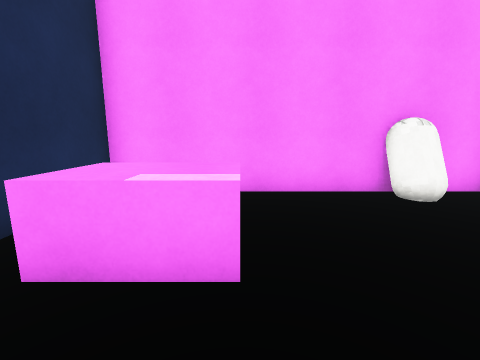
view 1 (above)

18 first-person views from a walk through a 3-D level made in the Unity game engine. The camera is 1.3 m above the floor, tilts 10° down and sees 90° across. The floor is counted in squares, 1 m on a side. Each view is taken from the middle of a square. On the plan, view 1 faces up. The plan holds only what a view shows up to about 12 squares ahead; the rest is blank. The place goes on beyond the plan. The player character is not drawn. Surface patterns are stand-ins for the level's own textures.

view 2
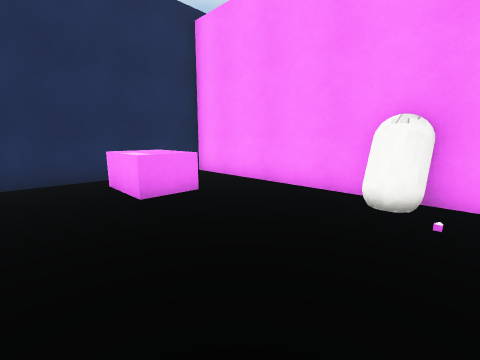

view 3
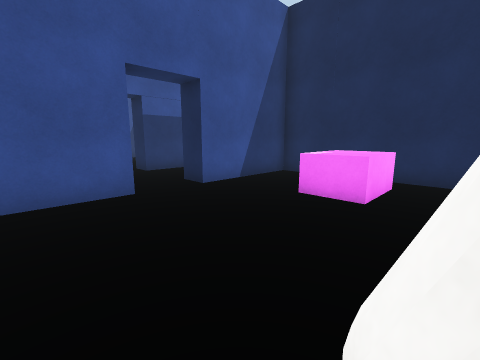

view 4
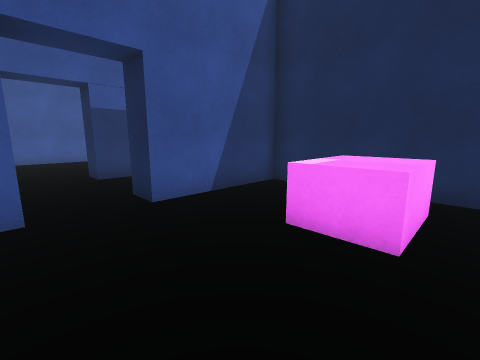

view 5
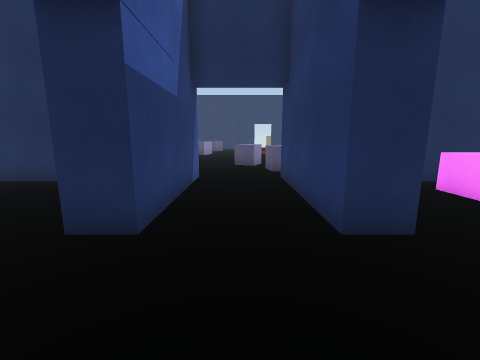

view 6
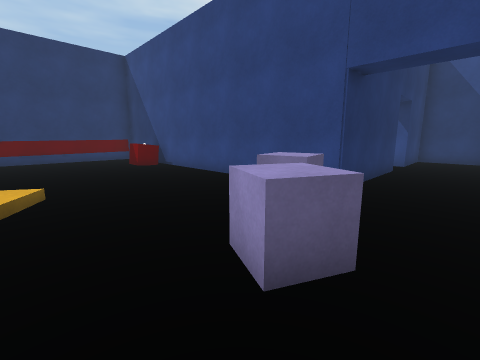

view 7
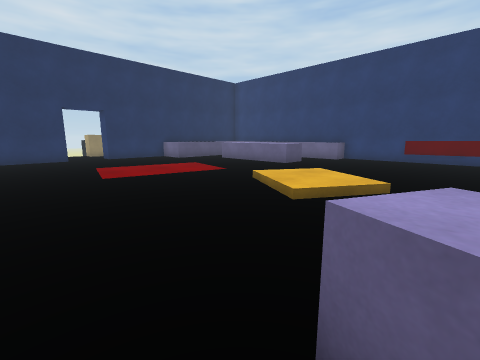

view 8
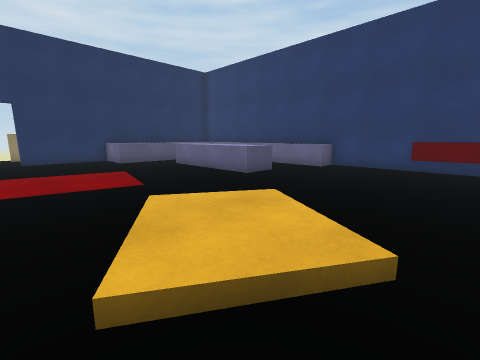

view 9
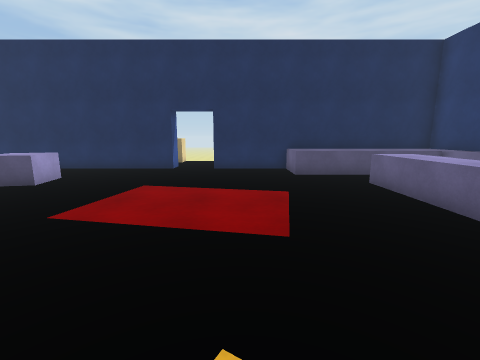

view 10
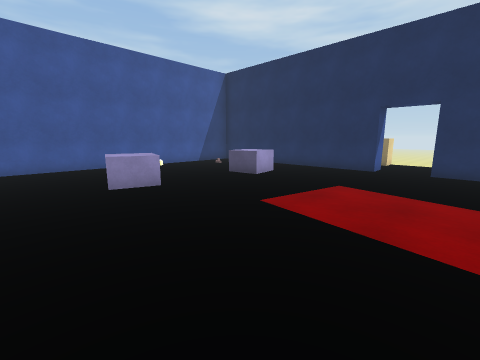

view 11
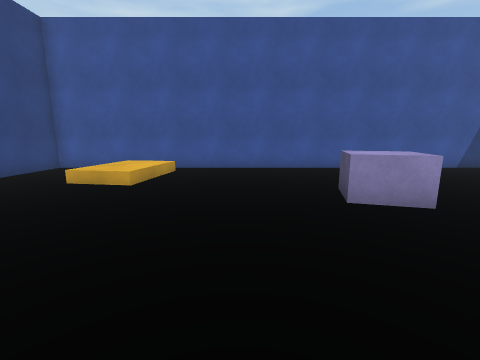

view 12
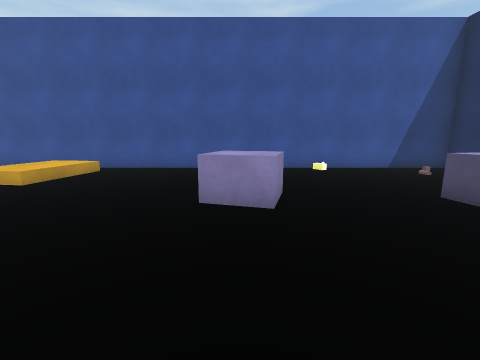

view 13
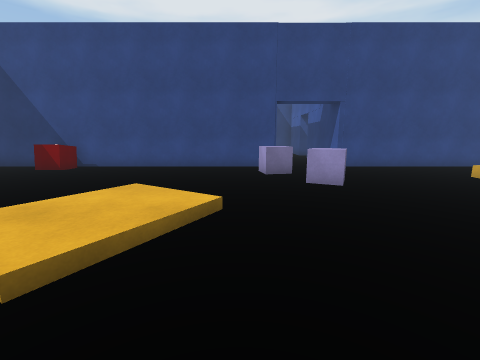

view 14
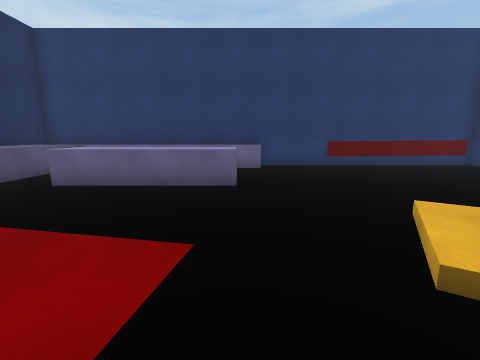

view 15
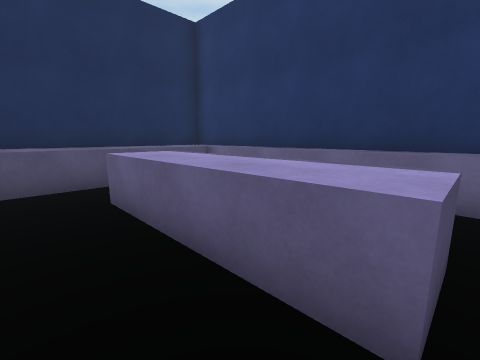

view 16
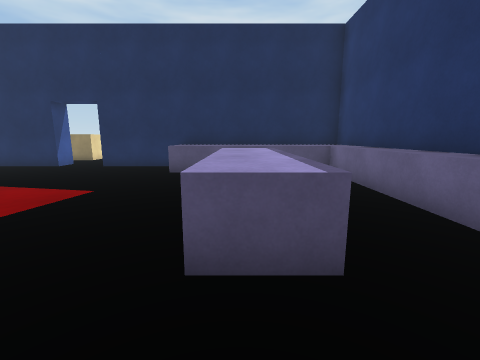

view 17
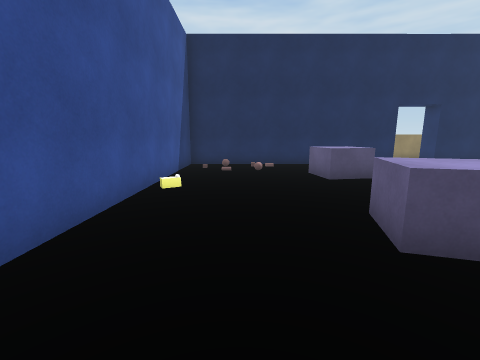

view 18
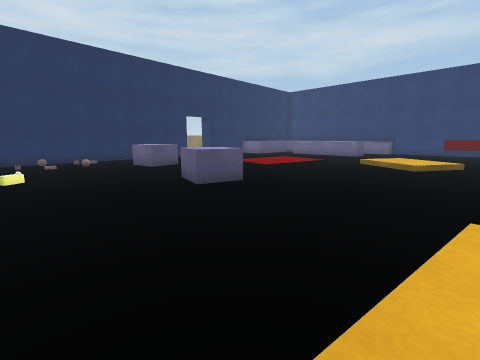

### Floor plan
Key: @ floor where view 1 was taken; # wall or solid block; . main floor; : floor 0.25 m higher than the main floor; + floor 0.5 m higher than the main floor; / step, stairs or slope; = window, fence, low wall or low ledge; ^ raised ledge; C capsule; B bed; O other object.
Columns run from 26 left of view 1 to 5 right of it. Each row starts with its distance up from view 1.
 12            ############
 11   ##^^^^^^^^^..######.#
 10   #^^ ................#
  9   #^^   ..............#
  8   #^^.^^^^^^.........^#
  7   #^^.^^^^^^.........^#
  6   #^^.................##########
  5   #^^.................##......C.
  4   #.........../.......##........
  3   #...........  /.....##BBB
  2   #........../: /.....##BBB
  1  ##.........../:/.....##....
  0 ......................##..@.....
 -1 .##.................^.#####..###
 -2   #...............^.^=..........
 -3   #...............^=............
 -4   #.............................
 -5   #..OO....O..........#####..
 -6   #..OO...OOO.........#   ....
 -7   #.......OO..........# ......
 -8   #............../+/..# ......
 -9   #............../  ..##. ...
-10   #..............+   .##  ...
-11   #...............   .#    ..
-12   #####################    ###

Where each view was taken, in squares from view 1:
view 1: 0 up, 0 right, facing up
view 2: 0 up, 5 right, facing up-left
view 3: 5 up, 5 right, facing down-left
view 4: 4 up, 3 right, facing down-left
view 5: 3 down, 4 right, facing left
view 6: 4 down, 10 left, facing up-right
view 7: 4 down, 8 left, facing up-left
view 8: 0 up, 9 left, facing up-left
view 9: 2 up, 12 left, facing left
view 10: 2 up, 12 left, facing down-left
view 11: 1 down, 12 left, facing down
view 12: 1 down, 15 left, facing down
view 13: 0 up, 15 left, facing right
view 14: 0 up, 15 left, facing up
view 15: 5 up, 15 left, facing up-left
view 16: 7 up, 13 left, facing left
view 17: 9 down, 12 left, facing left
view 18: 11 down, 9 left, facing up-left
